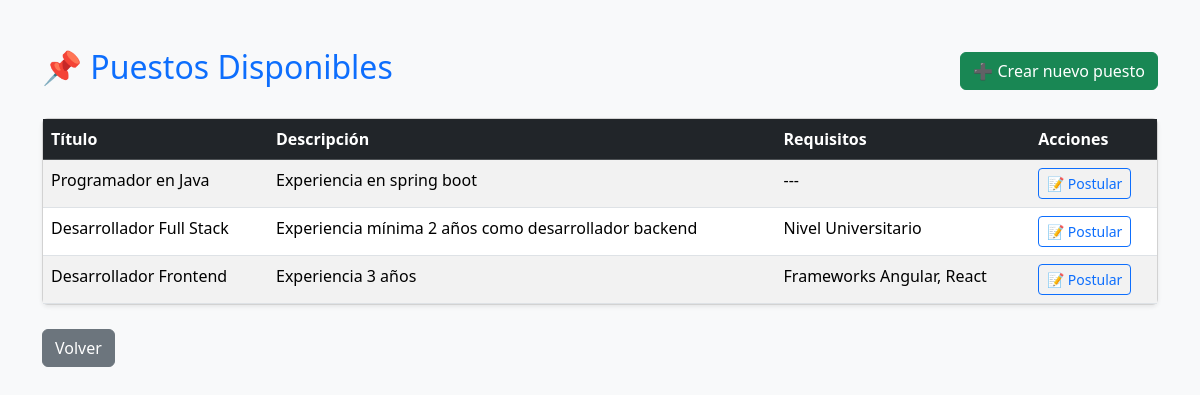
Page /puestos/ on the committed database.
### evaluador/models.py (models this page shows, shortened)
class Puesto(models.Model):
    titulo = models.CharField(max_length=100)
    descripcion = models.TextField()
    requisitos = models.TextField(help_text="Habilidades requeridas separadas por coma")
    experiencia_minima = models.IntegerField()
    estado = models.CharField(
        max_length=10,
        choices=[('abierto', 'Abierto'), ('cerrado', 'Cerrado')],
        default='abierto'
    )

### evaluador/views.py (the view)
# urls.py: path('puestos/', views.listar_puestos, name='listar_puestos'),
def listar_puestos(request):
    puestos = Puesto.objects.filter(estado='abierto')
    return render(request, 'evaluador/puestos.html', {'puestos': puestos})

### evaluador/templates/evaluador/puestos.html (shortened to what this page needs)
<!DOCTYPE html>
<html lang="es">
<head>
    <link href="https://cdn.jsdelivr.net/npm/bootstrap@5.3.3/dist/css/bootstrap.min.css" rel="stylesheet">
</head>
<body class="bg-light">
<div class="container mt-5">
    <div class="d-flex justify-content-between align-items-center mb-4">
        <h2 class="text-primary">📌 Puestos Disponibles</h2>
        <a href="{% url 'crear_puesto' %}" class="btn btn-success">➕ Crear nuevo puesto</a>
    </div>
    <div class="card shadow-sm">
        <div class="card-body p-0">
            <table class="table table-striped table-hover mb-0">
                <thead class="table-dark">
                    <tr>
                        <th>Título</th>
                        <th>Descripción</th>
                        <th>Requisitos</th>
                        <th>Acciones</th>
                    </tr>
                </thead>
                <tbody>
                    {% for puesto in puestos %}
                    <tr>
                        <td>{{ puesto.titulo }}</td>
                        <td>{{ puesto.descripcion }}</td>
                        <td>{{ puesto.requisitos }}</td>
                        <td>
                            <a href="{% url 'postular_puesto' puesto.id %}" class="btn btn-outline-primary btn-sm">
                                📝 Postular
                            </a>
                        </td>
                    </tr>
                    {% empty %}
                    <tr>
                        <td colspan="4" class="text-center text-muted">No hay puestos disponibles.</td>
                    </tr>
                    {% endfor %}
                </tbody>
            </table>
        </div>
    </div>
    <br>
    <a href="/" class="btn btn-secondary me-2"> Volver</a>
</div>
</body>
</html>

### rows in the picture
Puesto: titulo "Programador en Java", descripcion "Experiencia en spring boot", requisitos "---"
Puesto: titulo "Desarrollador Full Stack", descripcion "Experiencia mínima 2 años como desarrollador backend", requisitos "Nivel Universitario"
Puesto: titulo "Desarrollador Frontend", descripcion "Experiencia 3 años", requisitos "Frameworks Angular, React"
